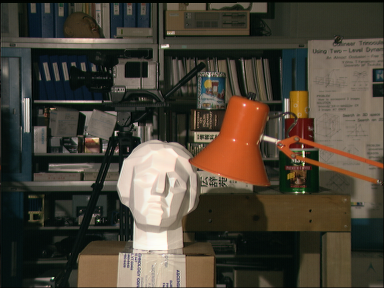
#> input picture tsukuba-imL.png, 384 x 288 px
$ jupyter execute --allow-errors Presentation.ipynb   (shell and % lines are left out)
#> lines starting #> are read from the running program, lines starting #| are printed output that depends on the picture
### mrf.py
import cv2
import numpy as np
from enum import Enum
import matplotlib.pyplot as plt


class Direction(Enum):
    left = 0
    right = 1
    up = 2
    down = 3
    data = 4


class MRFStereo():
    def __init__(self, smoothness_args, LABELS=16, init='ours'):
        self.size_of_labels = None
        self.LABELS = LABELS
        self.smoothness_cost = self._smoothness_cost(
            LAMBDA=1,
            SMOOTHNESS_TRUNC=8
        )

        border = LABELS + 2
        loaded_picture = np.load(
            'img_smaller_pbb_25_06-13:56.npy').astype(float)
        # [5 lines of commented-out code are left out]
        self.mrf = np.zeros(
            (*loaded_picture.shape[:2], 5, LABELS),
        )
        self.mrf[:, :, Direction.data.value, :] = loaded_picture
        # self.mrf = self.mrf * (1 / self.mrf.sum(axis=-1)[..., np.newaxis])

        self.smoothness_cost = self._smoothness_cost(
            **smoothness_args
        )

        self.mrf = self.mrf[
            border: self.mrf.shape[0] - border,
            border: self.mrf.shape[1] - border
        ]

        self.mrf[:, :, Direction.data.value, :] = (
            (
                self.mrf[:, :, Direction.data.value, :]
                - self.mrf[:, :, Direction.data.value,
                           :].min(axis=-1)[..., np.newaxis]
            )
            / (
                self.mrf[:, :, Direction.data.value, :].max(axis=-1)
                - self.mrf[:, :, Direction.data.value, :].min(axis=-1)
            )[..., np.newaxis]
        )
        self.mrf = (self.mrf * 100).astype(int)

        self.map()

    def _smoothness_cost(self, LAMBDA=20, SMOOTHNESS_TRUNC=2, squared=False):
        i = np.array(
            list(np.arange(self.LABELS)) * self.LABELS).reshape(self.LABELS, self.LABELS)
        j = i.copy().T
        temp = np.abs(i-j) ** (2 if squared else 1)
        temp[temp > SMOOTHNESS_TRUNC] = SMOOTHNESS_TRUNC
        return LAMBDA * temp

    # [104 lines left out: functions believe_propagation, send_msg, map, run, show, read_data, not called in this run]


# [4 lines of commented-out code are left out]

### Presentation.ipynb
[cell 1]
#some magicto show the images inside the notebook
%pylab inline
import numpy as np
import cv2
from matplotlib import pyplot as plt
from mrf import MRFStereo, read_data

[cell 2]
left = "tsukuba-imL.png"
right = "tsukuba-imR.png"
imgL = cv2.imread(left,0)
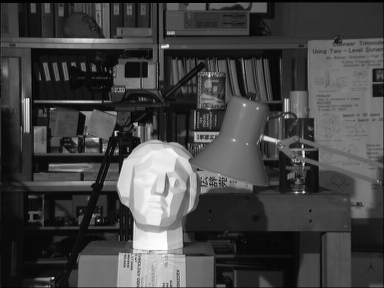
#> imgL: shape (288, 384); min 0, max 253, mean 67.8
imgR = cv2.imread(right,0)
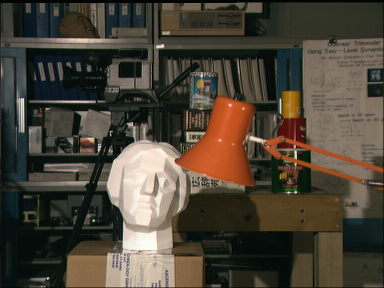
#> input picture tsukuba-imR.png, 384 x 288 px
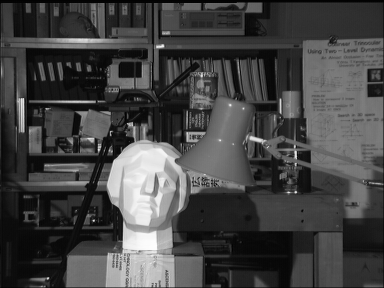
#> imgR: shape (288, 384); min 0, max 253, mean 68.2

stereo = cv2.StereoBM_create(16,5)

disparity = stereo.compute(imgL, imgR)
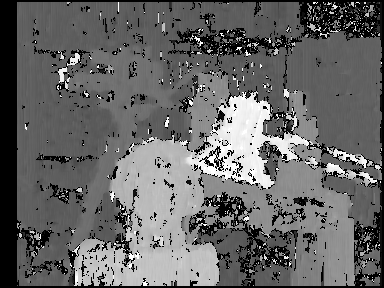
#> disparity: shape (288, 384) int16; min -16, max 240, mean 87.5; drawn with min black and max white

plt.imshow(disparity,'gray')
plt.show()

#> (a cell that did not finish here is left out)


initial_image = mrf2.show()

#> (a cell that did not finish here is left out)

[cell 5]
plt.imshow(cv2.medianBlur(disparity, 5), 'gray')
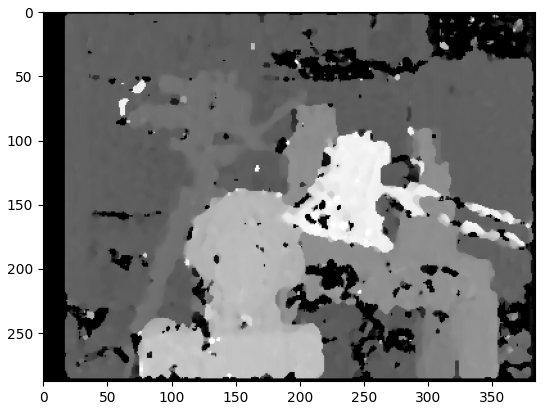
#> figure drawn by matplotlib, 1 panel
